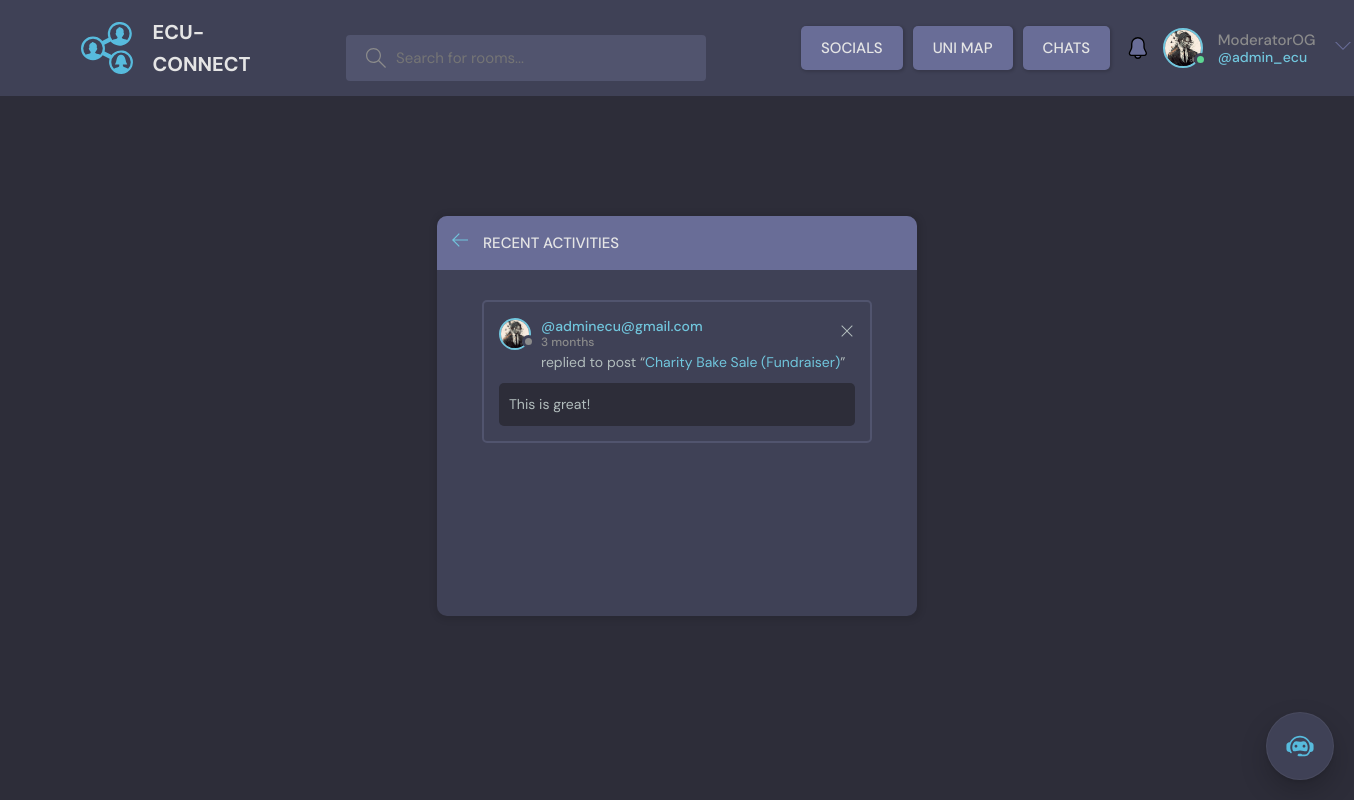
/activity/ (signed in), run on the app's committed database.
### base/models.py (models this page shows, shortened)
class User(AbstractUser):
    username = models.CharField(max_length=150, unique=True, null=True)
    name = models.CharField(max_length=200, null=True)
    email = models.EmailField(unique=True, null=True)
    bio = models.TextField(null=True)
    avatar = models.ImageField(null=True, default="avatar.svg")
    USERNAME_FIELD = 'email'
    REQUIRED_FIELDS = ['username']
    notifications = models.ManyToManyField(Notification, related_name='notifications', blank=True)

class Comment(models.Model):
    user = models.ForeignKey(User, on_delete=models.CASCADE)
    thread = models.ForeignKey(Thread, on_delete=models.CASCADE)
    body = models.TextField()
    updated = models.DateTimeField(auto_now= True)
    created = models.DateTimeField(auto_now_add= True)
    class Meta:
       ordering = ['-updated', '-created']

class Thread(models.Model):
    host = models.ForeignKey(User, on_delete = models.SET_NULL, null=True)
    topic = models.ForeignKey(Topic, on_delete = models.SET_NULL, null=True)
    name = models.CharField(max_length=200)
    description = models.TextField(null = True, blank = True)
    participants = models.ManyToManyField(User, related_name='participants', blank=True)
    updated = models.DateTimeField(auto_now= True)
    created = models.DateTimeField(auto_now_add= True)
    pinned = models.BooleanField(default=False)
    class Meta:
       ordering = ['-updated', '-created']
    def __str__(self):
        return self.name

### base/views.py (the view)
# urls.py: path('activity/', views.activityPage, name="activity"),
def activityPage(request):
    thread_comments = Comment.objects.all()[0:5]
    return render(request, 'base/activity.html', {'thread_comments': thread_comments})

### base/templates/base/activity.html
{% extends 'main.html' %}
{% block content %}
  <main class="layout">
    <div class="container">
      <div class="layout__box">
        <div class="layout__boxHeader">
          <div class="layout__boxTitle">
            <a href="{% url 'home' %}">
              <svg version="1.1" xmlns="http://www.w3.org/2000/svg" width="32" height="32" viewBox="0 0 32 32">
                <title>arrow-left</title>
                <path
                  d="M13.723 2.286l-13.723 13.714 13.719 13.714 1.616-1.611-10.96-10.96h27.625v-2.286h-27.625l10.965-10.965-1.616-1.607z"
                ></path>
              </svg>
            </a>
            <h3>Recent Activities</h3>
          </div>
        </div>
        <div class="activities-page layout__body">
          {% for comment in thread_comments %}
          <div class="activities__box">
            <div class="activities__boxHeader roomListRoom__header">
              <a href="{% url 'user_profile' comment.user.id %}" class="roomListRoom__author">
                <div class="avatar avatar--small">
                  <img src="{{comment.user.avatar.url}}" />
                </div>
                <p>
                  @{{comment.user}}
                  <span>{{comment.created|timesince}}</span>
                </p>
              </a>
              {% if request.user == comment.user %}
              <div class="roomListRoom__actions">
                <a href="{% url 'delete_comment' comment.id %}">
                  <svg version="1.1" xmlns="http://www.w3.org/2000/svg" width="32" height="32" viewBox="0 0 32 32">
                    <title>remove</title>
                    <path
                      d="M27.314 6.019l-1.333-1.333-9.98 9.981-9.981-9.981-1.333 1.333 9.981 9.981-9.981 9.98 1.333 1.333 9.981-9.98 9.98 9.98 1.333-1.333-9.98-9.98 9.98-9.981z"
                    ></path>
                  </svg>
                </a>
              </div>
              {% endif %}
            </div>
            <div class="activities__boxContent">
              <p>replied to post “<a href="{% url 'thread' comment.thread.id %}">{{comment.thread}}</a>”</p>
              <div class="activities__boxRoomContent">
                {{comment.body}}
              </div>
            </div>
          </div>
          {% endfor %}
        </div>
      </div>
    </div>
  </main>
  {% endblock content %}

### templates/navbar.html (shortened to what this page needs)
{% load static %}
<header class="header header--loggedIn">
  <div class="container">
    <a href="{% url 'home' %}" class="header__logo">
      <img src="{% static 'images/logo.svg' %}" />
      <h1>ECU-CONNECT</h1>
    </a>
    <form class="header__search" method="GET" action="{% url 'home' %}">
      <label>
        <input name="q" placeholder="Search for rooms..." />
      </label>
    </form>
    <nav class="header__menu">
      <a href="{% url 'social_page' %}" class="btn btn--dark">SOCIALS</a>
      <a href="{% url 'uni_map' %}" class="btn btn--dark no-wrap">UNI MAP</a>
      {% if request.user.is_authenticated %}
      <a href="{% url 'chats' %}" class="btn btn--dark">CHATS</a>
      <button class="dropdown-button-notification">
      </button>
      <div class="header__user">
        <a href="{%url 'user_profile' user.id %}">
          <div class="avatar avatar--medium active">
            <img src="{{request.user.avatar.url}}" />
          </div>
          <p>{{request.user.name}}<span>@{{request.user.username}}</span></p>
        </a>
        <button class="dropdown-button">
          <svg
            version="1.1"
            xmlns="http://www.w3.org/2000/svg"
            width="32"
            height="32"
            viewBox="0 0 32 32"
          >
            <title>chevron-down</title>
            <path d="M16 21l-13-13h-3l16 16 16-16h-3l-13 13z"></path>
          </svg>
        </button>
      </div>
      {% else %}
      <a href="{% url 'login' %}">
        <img src="{% static 'images/avatar.svg' %}" />
        <p>Login</p>
      </a>
      {% endif %}
    </nav>
  </div>
</header>

### data on the page
User: user.avatar (picture), user.name "ModeratorOG", user.username "admin_ecu"
Comment: user.avatar (picture), user "adminecu@gmail.com", created "3 months", thread "Charity Bake Sale (Fundraiser)", body "This is great!"
